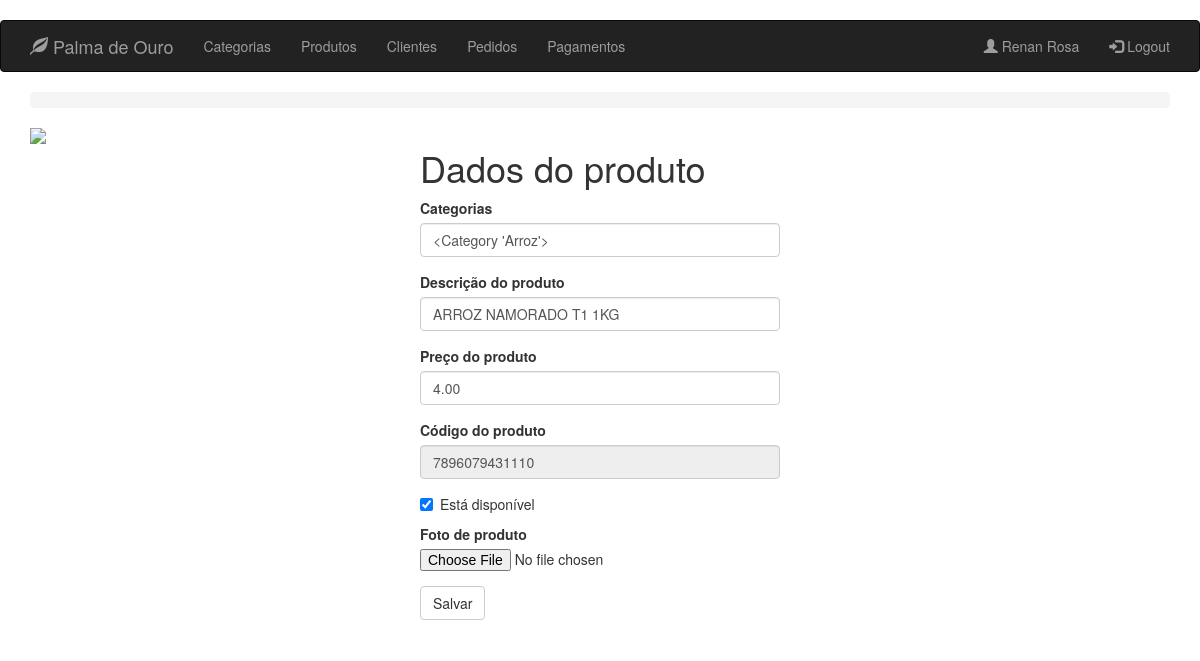
Before: /product/6/update (signed in) with the older database file.
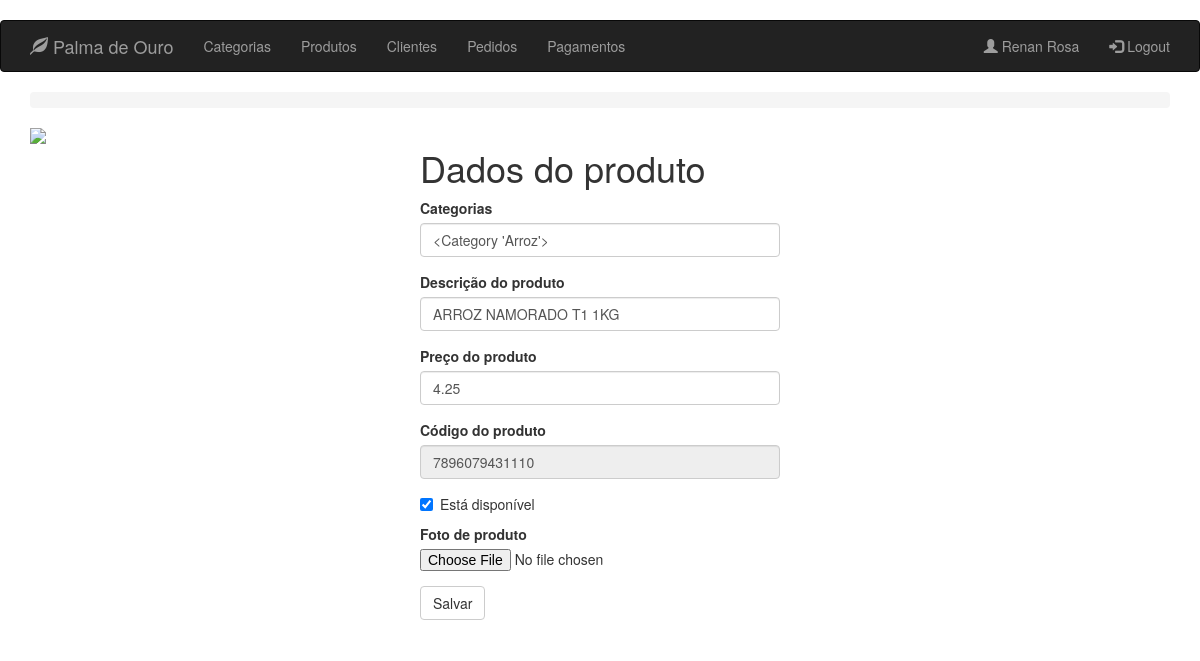
After: the same page with the newer database file.
### app/models.py (models this page shows, shortened)
class Product(db.Model):
    __tablename__ = 'products'
    id = db.Column(db.Integer, primary_key=True)
    description = db.Column(db.String(64))
    image_file = db.Column(db.String(32), default='default.jpg')
    unit_cost = db.Column(db.Numeric(6, 2), nullable=False)
    is_available = db.Column(db.Boolean, nullable=False)
    code = db.Column(db.String(13), unique=True, nullable=False)
    category_id = db.Column(db.Integer, ForeignKey('categories.id'), nullable=False)
    category = relationship("Category", backref=backref('products', order_by=description))
    __table_args__ = (CheckConstraint(unit_cost >= 0.00, name='unit_cost_positive'),)

### app/routes/product/routes.py (the view)
@blueprint_product.route('/product/<int:id>/update', methods=["GET", 'POST'])
@register_breadcrumb(blueprint_product, '.id', '', dynamic_list_constructor=view_category_dlc)
@login_required
def update_product(id):
    product = Product.query.filter_by(id=id).one()
    form = UpdateProductForm(categories=product.category)
    if form.validate_on_submit():
        if form.picture.data:
            picture_file = save_picture(form.picture.data)
            product.image_file = picture_file
        product.category = form.categories.data
        product.description = form.description.data
        product.unit_cost = form.unit_cost.data
        product.is_available = form.is_available.data
        db.session.add(product)
        db.session.commit()
        flash('Produto atualizada com sucesso.', 'success')
        return redirect(url_for('blueprint_product.update_product', id=product.id))
    elif request.method == 'GET':
        form.description.data = product.description
        form.unit_cost.data = product.unit_cost
        form.code.data = product.code
        form.is_available.data = product.is_available
    image_file = url_for('static', filename='product_pic/' + product.image_file)
    return render_template('product/edit.html', form=form, image_file=image_file)

### app/routes/product/forms.py
class UpdateProductForm(FlaskForm):
    categories = QuerySelectField('Categorias',
                                  query_factory=enabled_categories, allow_blank=False,
                                  get_label='title', get_pk=lambda c: c.id,
                                  blank_text=u'Selecione uma categoria...')
    description = StringField('Descrição do produto', validators=[Length(min=3, max=64), Regexp(
        '^([A-Za-z0-9\u00C0-\u00D6\u00D8-\u00f6\u00f8-\u00ff\s\.\-]*)$')])
    unit_cost = DecimalField('Preço do produto', validators=[NumberRange(min=0.5, max=100.0)])
    code = StringField('Código do produto', render_kw={'disabled': ''})
    is_available = BooleanField("Está disponível")
    picture = FileField('Foto de produto', validators=[FileAllowed(['jpg', 'png'])])
    submit = SubmitField('Salvar')

### app/models.py (called while the page is built)
@login_manager.user_loader
def load_user(id):
    return Clerk.query.get(id)

    def __repr__(self) -> str:
        return '<Category %r>' % self.title

### app/templates/product/edit.html (shortened to what this page needs)
{% extends "base.html" %}
{% import "bootstrap/wtf.html" as wtf %}
{% block page_content %}
<div class="row">
    <div class="col-md-4 ">
        <div class="content-section">
            <div class="media">
                <img class="rounded-circle account-img" src="{{ image_file }}">
            </div>
        </div>
    </div>
    <div class="col-md-4 ">
        <h1 class="titulo-principal">Dados do produto</h1>
        <form method="POST" action="" enctype="multipart/form-data">
            {{ wtf.quick_form(form) }}
        </form>
    </div>
</div>
{% endblock %}

Changed rows visible on the page:
changed Product "ARROZ NAMORADO T1 1KG": unit_cost "4.00" → "4.25"
